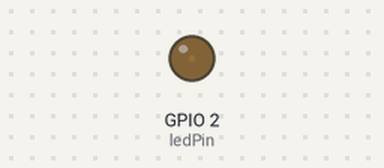
A sketch run on a simulated ESP32. Shown: output pins drawn as LEDs (lit = HIGH).

Above: at 0.05 s.
At 1.15 s:
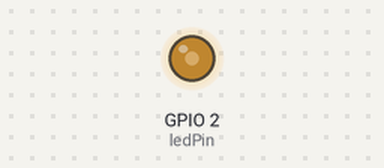
At 2.3 s:
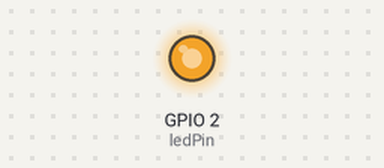
At 4.6 s:
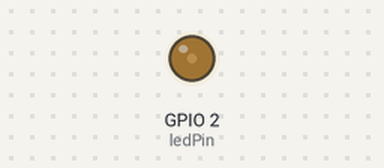
Timing chart, 0 to 6.7 s (numbered marks = the images above):
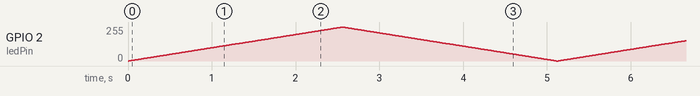

The sketch:

breathing.ino
```cpp
const int ledPin = 2;     // GPIO 2번 사용
// PWM 설정 변수
const int freq = 5000;    // 주파수 5000Hz
const int ledChannel = 0; // 채널 0번 사용 (0~15)
const int resolution = 8; // 해상도 8비트 (0~255 단계로 조절)
void setup(){
  // 1. 채널 설정
  ledcSetup(ledChannel, freq, resolution);
  // 2. 핀을 채널에 할당
  ledcAttachPin(ledPin, ledChannel);
}
void loop(){
  // 서서히 밝아지기 (0부터 255까지 증가)
  for(int dutyCycle = 0; dutyCycle <= 255; dutyCycle++){
    ledcWrite(ledChannel, dutyCycle); // 해당 채널에 PWM 값 출력
    delay(10); // 밝기 변화 속도 조절
  }
  // 서서히 어두워지기 (255부터 0까지 감소)
  for(int dutyCycle = 255; dutyCycle >= 0; dutyCycle--){
    ledcWrite(ledChannel, dutyCycle);
    delay(10);
  }
}
```
